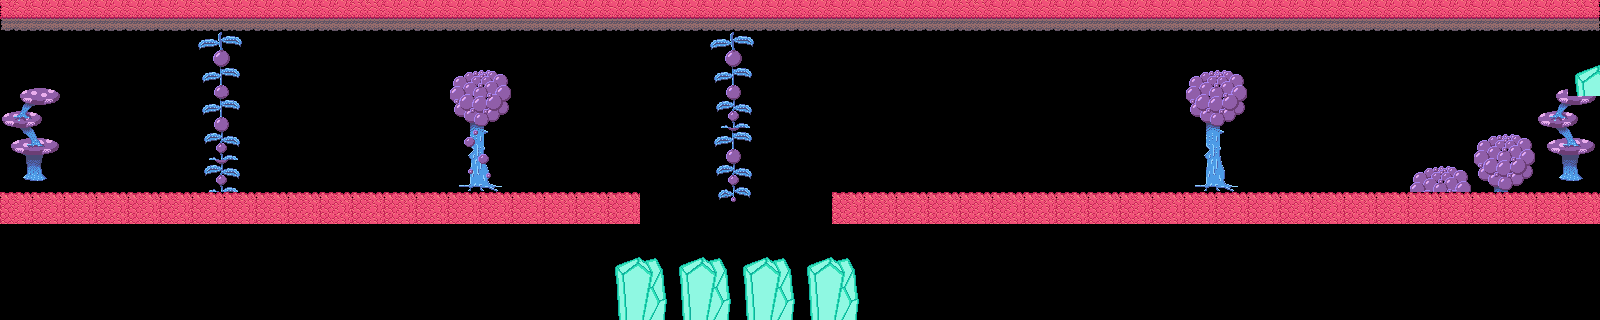

A level layout from a 2D game, rendered from its tile map. Below: a short description, then the map file with its tile-grid data intact:
An orthogonal 50x10 tile map with 32x32 px tiles, 2 tile layers (Foreground, Middleground) and 24 objects.

<map version="1.10" tiledversion="1.10.2" orientation="orthogonal" renderorder="right-down" width="50" height="10" tilewidth="32" tileheight="32" infinite="0" nextlayerid="6" nextobjectid="29">
 <editorsettings>
  <export target="lvl5.json" format="json" />
 </editorsettings>
 <tileset firstgid="1" name="tileset" tilewidth="32" tileheight="32" tilecount="128" columns="8">
  <image source="../tileset.png" trans="ff00ff" width="256" height="512" />
 </tileset>
 <layer id="1" name="Foreground" width="50" height="10">
  <data encoding="csv">
0,0,0,0,0,0,0,0,0,0,0,0,0,0,0,0,0,0,0,0,0,0,0,0,0,0,0,0,0,0,0,0,0,0,0,0,0,0,0,0,0,0,0,0,0,0,0,0,0,0,
0,0,0,0,0,0,33,34,0,0,0,0,0,0,0,0,0,0,0,0,0,0,33,34,0,0,0,0,0,0,0,0,0,0,0,0,0,0,0,0,0,0,0,0,0,0,0,0,0,0,
39,40,0,0,0,0,41,42,0,0,0,0,0,0,0,0,0,0,0,0,0,0,41,42,0,0,0,0,0,0,0,0,0,0,0,0,0,0,0,0,0,0,0,0,0,0,0,0,39,73,
47,48,0,0,0,0,41,42,0,0,0,0,0,0,0,0,0,0,0,0,0,0,49,50,0,0,0,0,0,0,0,0,0,0,0,0,0,0,0,0,0,0,0,0,0,0,0,0,47,48,
55,56,0,0,0,0,49,50,0,0,0,0,0,0,0,0,0,0,0,0,0,0,41,42,0,0,0,0,0,0,0,0,0,0,0,0,0,0,0,0,0,0,0,0,0,0,35,36,55,56,
63,64,0,0,0,0,49,50,0,0,0,0,0,0,0,0,0,0,0,0,0,0,49,50,0,0,0,0,0,0,0,0,0,0,0,0,0,0,0,0,0,0,0,0,35,36,43,44,63,64,
0,0,0,0,0,0,0,0,0,0,0,0,0,0,0,0,0,0,0,0,0,0,57,58,0,0,0,0,0,0,0,0,0,0,0,0,0,0,0,0,0,0,0,0,0,0,0,0,0,0,
0,0,0,0,0,0,0,0,0,0,0,0,0,0,0,0,0,0,0,0,0,0,0,0,0,0,0,0,0,0,0,0,0,0,0,0,0,0,0,0,0,0,0,0,0,0,0,0,0,0,
0,0,0,0,0,0,0,0,0,0,0,0,0,0,0,0,0,0,0,0,0,0,0,0,0,0,0,0,0,0,0,0,0,0,0,0,0,0,0,0,0,0,0,0,0,0,0,0,0,0,
0,0,0,0,0,0,0,0,0,0,0,0,0,0,0,0,0,0,0,0,0,0,0,0,0,0,0,0,0,0,0,0,0,0,0,0,0,0,0,0,0,0,0,0,0,0,0,0,0,0
</data>
 </layer>
 <objectgroup id="5" name="Foreground collision">
  <object id="4" x="3.5" y="194.5" width="633.333" height="31" />
  <object id="5" x="1602.5" y="0.5" width="37" height="227" />
  <object id="6" x="-33.5" y="-3.5" width="37" height="228" />
  <object id="7" x="1416" y="162" width="54.5" height="28" />
  <object id="8" x="1473" y="128.5" width="63" height="59.5" />
  <object id="9" x="1538" y="93" width="60" height="98" />
  <object id="11" x="1576.5" y="68.5" width="22.5" height="26">
   <properties>
    <property name="Goal" type="bool" value="true" />
   </properties>
  </object>
  <object id="18" x="7.33332" y="70.3333" width="54.6667" height="49.3333" />
  <object id="19" x="22.0033" y="98.3333" width="22.6667" height="91.3333" />
  <object id="20" x="196" y="28" width="49.3333" height="164" />
  <object id="21" x="709.333" y="28" width="52" height="165.333" />
  <object id="23" x="833.333" y="190.667" width="769.333" height="33.3333" />
  <object id="26" x="-4" y="0" width="1610.67" height="30.6667" />
  <object id="28" x="617.333" y="253.333" width="238.667" height="70.6667">
   <properties>
    <property name="Death" type="bool" value="true" />
   </properties>
  </object>
 </objectgroup>
 <layer id="2" name="Middleground" width="50" height="10">
  <data encoding="csv">
25,26,26,26,26,26,27,26,26,26,26,27,26,26,26,26,26,26,26,26,26,26,26,26,26,26,26,26,26,26,27,26,26,26,26,26,26,26,26,26,26,26,26,26,26,26,26,26,26,28,
0,0,0,0,0,0,0,0,0,0,0,0,0,0,0,0,0,0,0,0,0,0,0,0,0,0,0,0,0,0,0,0,0,0,0,0,0,0,0,0,0,0,0,0,0,0,0,0,0,0,
0,0,0,0,0,0,0,0,0,0,0,0,0,0,37,38,0,0,0,0,0,0,0,0,0,0,0,0,0,0,0,0,0,0,0,0,0,35,36,0,0,0,0,0,0,0,0,0,0,0,
0,0,0,0,0,0,0,0,0,0,0,0,0,0,45,46,0,0,0,0,0,0,0,0,0,0,0,0,0,0,0,0,0,0,0,0,0,43,44,0,0,0,0,0,0,0,0,0,0,0,
0,0,0,0,0,0,0,0,0,0,0,0,0,0,53,54,0,0,0,0,0,0,0,0,0,0,0,0,0,0,0,0,0,0,0,0,0,51,52,0,0,0,0,0,0,0,0,0,0,0,
0,0,0,0,0,0,0,0,0,0,0,0,0,0,61,62,0,0,0,0,0,0,0,0,0,0,0,0,0,0,0,0,0,0,0,0,0,59,60,0,0,0,0,0,0,0,0,0,0,0,
9,9,9,9,9,9,9,9,9,9,9,9,9,9,9,9,9,9,9,9,0,0,0,0,0,0,9,9,9,9,9,9,9,9,9,9,9,9,9,9,9,9,9,9,9,9,9,9,9,9,
0,0,0,0,0,0,0,0,0,0,0,0,0,0,0,0,0,0,0,0,0,0,0,0,0,0,0,0,0,0,0,0,0,0,0,0,0,0,0,0,0,0,0,0,0,0,0,0,0,0,
0,0,0,0,0,0,0,0,0,0,0,0,0,0,0,0,0,0,0,73,74,73,74,73,74,73,74,0,0,0,0,0,0,0,0,0,0,0,0,0,0,0,0,0,0,0,0,0,0,0,
0,0,0,0,0,0,0,0,0,0,0,0,0,0,0,0,0,0,0,81,82,81,82,81,82,81,82,0,0,0,0,0,0,0,0,0,0,0,0,0,0,0,0,0,0,0,0,0,0,0
</data>
 </layer>
 <objectgroup id="4" name="Middleground collision">
  <object id="1" x="0" y="192" width="641.333" height="31" />
  <object id="2" x="1599" y="-2" width="37" height="227" />
  <object id="3" x="-37" y="-6" width="37" height="228" />
  <object id="12" x="1188" y="69.3333" width="54.6667" height="49.3333" />
  <object id="13" x="1202.67" y="97.3333" width="22.6667" height="91.3333" />
  <object id="16" x="453.333" y="69" width="54.6667" height="49.3333" />
  <object id="17" x="468.003" y="97" width="22.6667" height="91.3333" />
  <object id="24" x="833.333" y="192" width="769.333" height="32" />
  <object id="25" x="-4" y="0" width="1610.67" height="30.6667" />
  <object id="27" x="617.333" y="253.333" width="238.667" height="70.6667">
   <properties>
    <property name="Death" type="bool" value="true" />
   </properties>
  </object>
 </objectgroup>
</map>